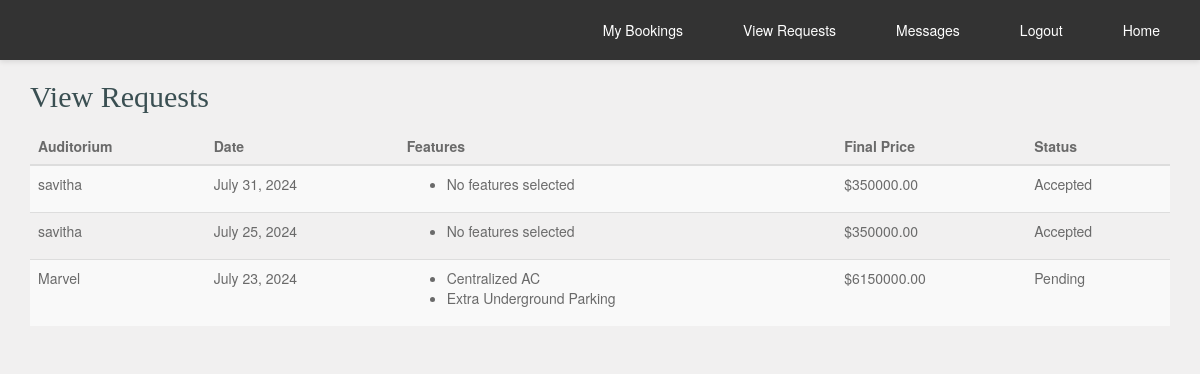
Before: /view_requests/ (signed in) with the older database file.
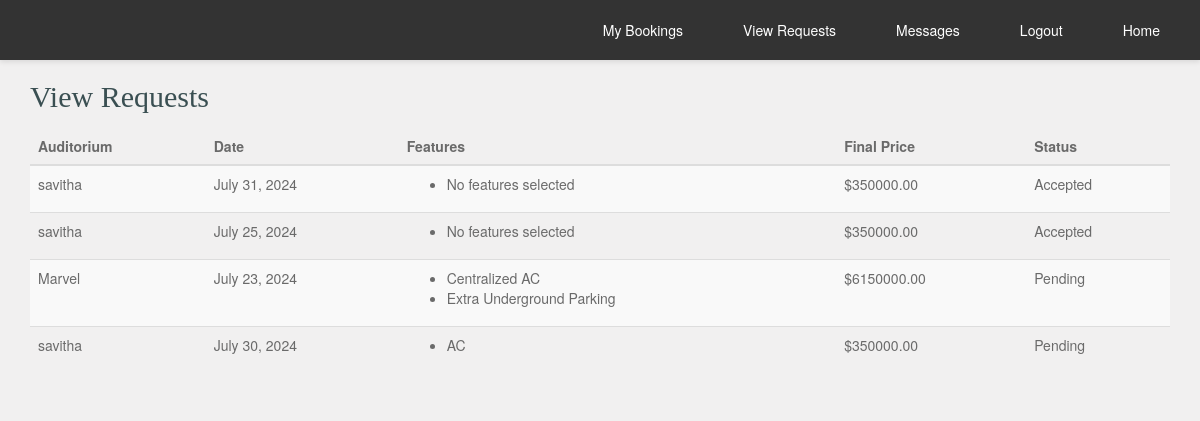
After: the same page with the newer database file.
### auditorium/models.py (models this page shows, shortened)
class UserRequest(models.Model):
    user = models.ForeignKey(User, on_delete=models.CASCADE)
    auditorium = models.ForeignKey(Auditorium, on_delete=models.CASCADE)
    date = models.DateField()
    features = models.ManyToManyField(Feature)
    final_price = models.DecimalField(max_digits=10, decimal_places=2)
    approved = models.BooleanField(default=False)
    payment_requested = models.BooleanField(default=False)
    stripe_payment_intent_id = models.CharField(max_length=255, blank=True, null=True)
    created_at = models.DateTimeField(auto_now_add=True)

class Auditorium(models.Model):
    user = models.ForeignKey(User, on_delete=models.CASCADE)
    location = models.CharField(max_length=255)
    capacity = models.IntegerField()
    features = models.ManyToManyField('Feature', related_name='auditoriums', blank=True)
    price = models.DecimalField(max_digits=10, decimal_places=2)
    images = models.ImageField(upload_to='auditorium_images/', blank=True, default='../static/images/blue_mac2.jpg')
    approved = models.BooleanField(default=False)  # Ensure this field exists

class User(AbstractBaseUser, PermissionsMixin):
    username = models.CharField(max_length=150, unique=True)
    email = models.EmailField(unique=True)
    role = models.CharField(max_length=50, blank=True, null=True)
    is_staff = models.BooleanField(default=False)
    is_active = models.BooleanField(default=True)
    groups = models.ManyToManyField(Group, related_name='custom_user_groups')
    user_permissions = models.ManyToManyField(Permission, related_name='custom_user_permissions')
    objects = CustomUserManager()
    USERNAME_FIELD = 'email'
    REQUIRED_FIELDS = ['username']

class Feature(models.Model):
    name = models.CharField(max_length=255)
    amount = models.DecimalField(max_digits=10, decimal_places=2)
    auditorium = models.ForeignKey(Auditorium, related_name='auditorium_features', on_delete=models.CASCADE)

### auditorium/views.py (the view)
# urls.py: path('view_requests/', views.view_requests, name='view_requests'),
@login_required
def view_requests(request):
    user_requests = UserRequest.objects.filter(user=request.user)
    return render(request, 'view_requests.html', {'user_requests': user_requests})

### auditorium/templates/view_requests.html (shortened to what this page needs)
<!DOCTYPE html>
<html lang="en-US">
<head>
    <link rel="stylesheet" href="../static/css/bootstrap.min.css">
    <link rel="stylesheet" href="../static/css/font-awesome.min.css">
    <link rel="stylesheet" href="../static/css/style.css" media="screen"/>
</head>
<body>
    {% include 'user_navbar.html' %}
    <div class="container">
        <h2>View Requests</h2>
        <table class="table table-striped">
            <thead>
                <tr>
                    <th>Auditorium</th>
                    <th>Date</th>
                    <th>Features</th>
                    <th>Final Price</th>
                    <th>Status</th>
                </tr>
            </thead>
            <tbody>
                {% for request in user_requests %}
                <tr>
                    <td>{{ request.auditorium.user.username }}</td>
                    <td>{{ request.date }}</td>
                    <td>
                        <ul>
                            {% for feature in request.features.all %}
                            <li>{{ feature.name }}</li>
                            {% empty %}
                            <li>No features selected</li>
                            {% endfor %}
                            </ul>
                    </td>
                    <td>${{ request.final_price }}</td>
                    <td>
                        {% if request.approved %}
                            Accepted
                        {% else %}
                            Pending
                        {% endif %}
                    </td>
                </tr>
                {% empty %}
                <tr>
                    <td colspan="5">No requests found.</td>
                </tr>
                {% endfor %}
            </tbody>
        </table>
    </div>
</body>
</html>

Changed rows visible on the page:
added UserRequest: auditorium.user.username "savitha", date "July 30, 2024", final_price "350000.00", approved "Pending"
now on this page (row unchanged): Feature: name "AC", shown under "savitha"
